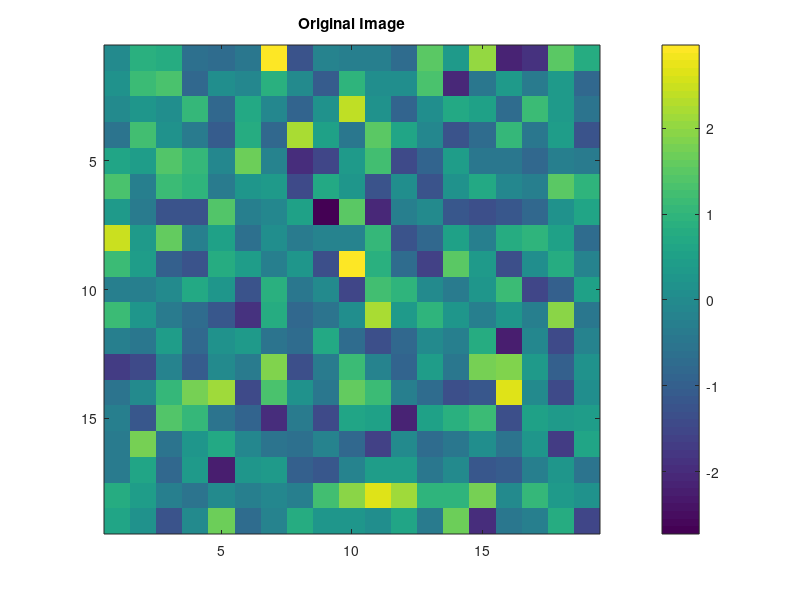

Source code (MATLAB): (Note: this script raises an error after producing the figure.)
close all
clc

%% Initializations
N = 18;    % Always even
M= 2*(N+1);
I = randn(N+1);   % Input Image

figure , imagesc(I);
title ('Original Image')
colorbar

% %% Padding the image
% NewN_2 = floor(N/2/(cosd(45)));
% NewSize = 2*NewN_2+1;
% 
% I_New =  padarray (I, [NewN_2-N/2, NewN_2-N/2], 'both' );
% figure , imagesc(I_New);
% title ('Padded Image')
% 
% % Rehashing the solution now
% I = I_New;
% N = 2*NewN_2;
% M = 2*(N+1);

%% Computing the Forward Transform
Polarx2_withCartesianCornerTransFormMatrix =  CreateMatrixFromGrid( 'EP_CartC', N ,M,0);    % This is Polar x2 radially with cartesian corners
I_1D = reshape(I,[(N+1)^2,1]);
DFTValues = Polarx2_withCartesianCornerTransFormMatrix * I_1D;


%% Nulling the corner values !!
% [sizeX,sizeY ] = size(Polarx2_withCartesianCornerTransFormMatrix);
% lastIndexPolar = M*(2*N+1);
% array = lastIndexPolar+1:sizeX;
% DFTValues(array)= zeros([length(array),1]) ;

%% Computing inverse.

A_p = Polarx2_withCartesianCornerTransFormMatrix.'*Polarx2_withCartesianCornerTransFormMatrix; % A^H A
figure, imagesc(real(A_p))
title('Two level Toeplitz matrix')
colorbar

SVDs = svd(real(A_p));
figure, plot(1:length(SVDs),flipud(SVDs))
title(strcat('The singular values decay, the condition number of A_p = ',num2str(cond(A_p),4)))

b_p = Polarx2_withCartesianCornerTransFormMatrix.'* DFTValues;                                 % A^H b   for Ax = b system

ImageFinal_1D = cgs(A_p , b_p, [], 200);
ImageFinal = reshape(ImageFinal_1D,[(N+1),(N+1)]);
figure, imagesc(I - real(ImageFinal))
title('Error in reconstruction')
colorbar
figure,imagesc(real(ImageFinal))
title('Reconstructed image')
colorbar


%% Testing the two structure like A = A_1 : A_2 , A^H * A = A^H_1 * A_1 + A^H_2 * A_2
N = 8;
a= sym('a',[1,N]);
b= sym('b',[1,N]); 
c= sym('c',[1,N]); 
d= sym('d',[1,N]);
e= sym('e',[1,N]); 
f= sym('f',[1,N]);
g= sym('g',[1,N]);
h= sym('h',[1,N]);
i = sym('i',[1,N]);
j = sym('j',[1,N]);

A_1 = [a;b;c;d;e]
A_2 = [f;g;h;i;j]
A = [a;b;c;d;e;f;g;h;i;j]
A'*A - (A_1'*A_1 + A_2'*A_2)   % The error to be zero
 
